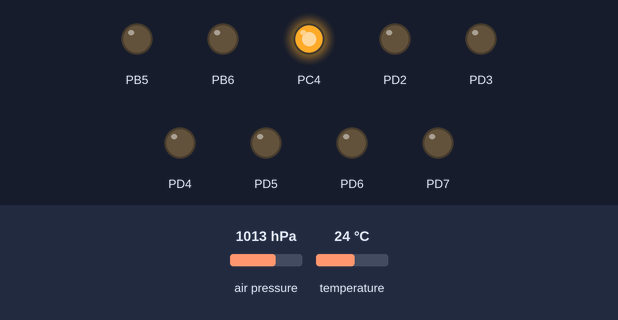
The program below on a simulated ATmega328P, built with avr-gcc and emulated at 8 MHz (the files do not name the chip). On the bench: output pins drawn as LEDs (lit = HIGH). Wiring (inferred from the names in the program): BMP180 pressure sensor at I2C address 0x77. Inputs (shaded band) come from the test bench; at power-on: air pressure 1013 hPa, temperature 24 °C. Pins used as bus, display or sensor lines are not drawn; what the program prints to the serial monitor is not drawn.

Above: at 0.1 s.
Timing chart, 0 to 1.6 s (numbered marks = the images above):
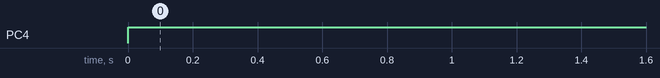

Measured:
- by itself, PC4: LOW → HIGH at 0.00 s

The program:

main.c
```c
/*
    BMP085 Test Code
	April 7, 2010
	by: Jim Lindblom

	Test code for the BMP085 Barometric Pressure Sensor.
	We'll first read all the calibration values from the sensor.
	Then the pressure and temperature readings will be read and calculated.
	Also attempts to calculate altitude (remove comments)
	The sensor is run in ultra low power mode.
	Tested on a 3.3V 8MHz Arduino Pro
	A4 (PC4) -> SDA
	A5 (PC5) -> SCL
	No Connection to EOC or XCLR pins
*/

#include <stdlib.h>
#include <stdio.h>
#include <avr/io.h>
#include <avr/pgmspace.h>
#include <avr/interrupt.h>
#include "types.h"
#include "defs.h"
//#include "math.h"	// To calculate altitude
#include "i2c.h"

#define FOSC 8000000
#define BAUD 9600
#define BMP085_R 0xEF
#define BMP085_W 0xEE
#define OSS 0	// Oversampling Setting (note: code is not set up to use other OSS values)

#define sbi(var, mask)   ((var) |= (uint8_t)(1 << mask))
#define cbi(var, mask)   ((var) &= (uint8_t)~(1 << mask))

///============Function Prototypes=========/////////////////
void BMP085_Calibration(void);

///============I2C Prototypes=============//////////////////
short bmp085ReadShort(unsigned char address);
long bmp085ReadTemp(void);
long bmp085ReadPressure(void);
void bmp085Convert(long * temperature, long * pressure);

///============Initialize Prototypes=====//////////////////
void ioinit(void);
void UART_Init(unsigned int ubrr);
static int uart_putchar(char c, FILE *stream);
void put_char(unsigned char byte);
static FILE mystdout = FDEV_SETUP_STREAM(uart_putchar, NULL, _FDEV_SETUP_WRITE);
void delay_ms(uint16_t x);

/////=========Global Variables======////////////////////
short ac1;
short ac2;
short ac3;
unsigned short ac4;
unsigned short ac5;
unsigned short ac6;
short b1;
short b2;
short mb;
short mc;
short md;

int main(void)
{
	long temperature = 0;
	long pressure = 0;
	//long altitude = 0;
	//double temp = 0;

	ioinit();
	i2cInit();
	delay_ms(100);

	BMP085_Calibration();

	while(1)
	{
		bmp085Convert(&temperature, &pressure);

		printf("Temperature: %ld (in 0.1 deg C)\n", temperature);
		printf("Pressure: %ld Pa\n\n", pressure);

		// For fun, lets convert to altitude
		/*temp = (double) pressure/101325;
		temp = 1-pow(temp, 0.19029);
		altitude = round(44330*temp);
		printf("Altitude: %ldm\n\n", altitude);*/

		delay_ms(1000);
	}
}

void BMP085_Calibration(void)
{
	printf("\nCalibration Information:\n");
	printf("------------------------\n");
	ac1 = bmp085ReadShort(0xAA);
	ac2 = bmp085ReadShort(0xAC);
	ac3 = bmp085ReadShort(0xAE);
	ac4 = bmp085ReadShort(0xB0);
	ac5 = bmp085ReadShort(0xB2);
	ac6 = bmp085ReadShort(0xB4);
	b1 = bmp085ReadShort(0xB6);
	b2 = bmp085ReadShort(0xB8);
	mb = bmp085ReadShort(0xBA);
	mc = bmp085ReadShort(0xBC);
	md = bmp085ReadShort(0xBE);

	printf("\tAC1 = %d\n", ac1);
	printf("\tAC2 = %d\n", ac2);
	printf("\tAC3 = %d\n", ac3);
	printf("\tAC4 = %d\n", ac4);
	printf("\tAC5 = %d\n", ac5);
	printf("\tAC6 = %d\n", ac6);
	printf("\tB1 = %d\n", b1);
	printf("\tB2 = %d\n", b2);
	printf("\tMB = %d\n", mb);
	printf("\tMC = %d\n", mc);
	printf("\tMD = %d\n", md);
	printf("------------------------\n\n");
}

// bmp085ReadShort will read two sequential 8-bit registers, and return a 16-bit value
// the MSB register is read first
// Input: First register to read
// Output: 16-bit value of (first register value << 8) | (sequential register value)
short bmp085ReadShort(unsigned char address)
{
	char msb, lsb;
	short data;

	i2cSendStart();
	i2cWaitForComplete();

	i2cSendByte(BMP085_W);	// write 0xEE
	i2cWaitForComplete();

	i2cSendByte(address);	// write register address
	i2cWaitForComplete();

	i2cSendStart();

	i2cSendByte(BMP085_R);	// write 0xEF
	i2cWaitForComplete();

	i2cReceiveByte(TRUE);
	i2cWaitForComplete();
	msb = i2cGetReceivedByte();	// Get MSB result
	i2cWaitForComplete();

	i2cReceiveByte(FALSE);
	i2cWaitForComplete();
	lsb = i2cGetReceivedByte();	// Get LSB result
	i2cWaitForComplete();

	i2cSendStop();

	data = msb << 8;
	data |= lsb;

	return data;
}

long bmp085ReadTemp(void)
{
	i2cSendStart();
	i2cWaitForComplete();

	i2cSendByte(BMP085_W);	// write 0xEE
	i2cWaitForComplete();

	i2cSendByte(0xF4);	// write register address
	i2cWaitForComplete();

	i2cSendByte(0x2E);	// write register data for temp
	i2cWaitForComplete();

	i2cSendStop();

	delay_ms(10);	// max time is 4.5ms

	return (long) bmp085ReadShort(0xF6);
}

long bmp085ReadPressure(void)
{
	long pressure = 0;

	i2cSendStart();
	i2cWaitForComplete();

	i2cSendByte(BMP085_W);	// write 0xEE
	i2cWaitForComplete();

	i2cSendByte(0xF4);	// write register address
	i2cWaitForComplete();

	i2cSendByte(0x34);	// write register data for temp
	i2cWaitForComplete();

	i2cSendStop();

	delay_ms(10);	// max time is 4.5ms

	pressure = bmp085ReadShort(0xF6);
	pressure &= 0x0000FFFF;

	return pressure;

	//return (long) bmp085ReadShort(0xF6);
}

void bmp085Convert(long* temperature, long* pressure)
{
	long ut;
	long up;
	long x1, x2, b5, b6, x3, b3, p;
	unsigned long b4, b7;

	ut = bmp085ReadTemp();
	ut = bmp085ReadTemp();	// some bug here, have to read twice to get good data
	up = bmp085ReadPressure();
	up = bmp085ReadPressure();

	x1 = ((long)ut - ac6) * ac5 >> 15;
	x2 = ((long) mc << 11) / (x1 + md);
	b5 = x1 + x2;
	*temperature = (b5 + 8) >> 4;

	b6 = b5 - 4000;
	x1 = (b2 * (b6 * b6 >> 12)) >> 11;
	x2 = ac2 * b6 >> 11;
	x3 = x1 + x2;
	b3 = (((int32_t) ac1 * 4 + x3) + 2)/4;
	x1 = ac3 * b6 >> 13;
	x2 = (b1 * (b6 * b6 >> 12)) >> 16;
	x3 = ((x1 + x2) + 2) >> 2;
	b4 = (ac4 * (unsigned long) (x3 + 32768)) >> 15;
	b7 = ((unsigned long) up - b3) * (50000 >> OSS);
	p = b7 < 0x80000000 ? (b7 * 2) / b4 : (b7 / b4) * 2;
	x1 = (p >> 8) * (p >> 8);
	x1 = (x1 * 3038) >> 16;
	x2 = (-7357 * p) >> 16;
	*pressure = p + ((x1 + x2 + 3791) >> 4);
}

/*********************
 ****Initialize****
 *********************/

void ioinit (void)
{
    //1 = output, 0 = input
	DDRB = 0b01100000; //PORTB4, B5 output
    DDRC = 0b00010000; //PORTC4 (SDA), PORTC5 (SCL), PORTC all others are inputs
    DDRD = 0b11111110; //PORTD (RX on PD0), PD2 is status output
	PORTC = 0b00110000; //pullups on the I2C bus

	UART_Init((unsigned int)(FOSC/16/BAUD-1));		// ocillator fq/16/baud rate -1
}

void UART_Init( unsigned int ubrr)
{
	// Set baud rate
	UBRR0H = ubrr>>8;
	UBRR0L = ubrr;

	// Enable receiver and transmitter
	UCSR0A = (0<<U2X0);
	UCSR0B = (1<<RXEN0)|(1<<TXEN0);

	// Set frame format: 8 bit, no parity, 1 stop bit,
	UCSR0C = (1<<UCSZ00)|(1<<UCSZ01);

	stdout = &mystdout; //Required for printf init
}

static int uart_putchar(char c, FILE *stream)
{
    if (c == '\n') uart_putchar('\r', stream);

    loop_until_bit_is_set(UCSR0A, UDRE0);
    UDR0 = c;

    return 0;
}

void put_char(unsigned char byte)
{
	/* Wait for empty transmit buffer */
	while ( !( UCSR0A & (1<<UDRE0)) );
	/* Put data into buffer, sends the data */
	UDR0 = byte;
}
```

defs.h
```c
/*! \file avrlibdefs.h \brief AVRlib global defines and macros. */
//*****************************************************************************
//
// File Name	: 'avrlibdefs.h'
// Title		: AVRlib global defines and macros include file
// Author		: Pascal Stang
// Created		: 7/12/2001
// Revised		: 9/30/2002
// Version		: 1.1
// Target MCU	: Atmel AVR series
// Editor Tabs	: 4
//
//	Description : This include file is designed to contain items useful to all
//					code files and projects, regardless of specific implementation.
//
// This code is distributed under the GNU Public License
//		which can be found at http://www.gnu.org/licenses/gpl.txt
//
//*****************************************************************************


#ifndef AVRLIBDEFS_H
#define AVRLIBDEFS_H

//#define F_CPU 4000000
#define MEM_TYPE 1

// Code compatibility to new AVR-libc
// outb(), inb(), inw(), outw(), BV(), sbi(), cbi(), sei(), cli()
#ifndef outb
	#define	outb(addr, data)	addr = (data)
#endif
#ifndef inb
	#define	inb(addr)			(addr)
#endif
#ifndef outw
	#define	outw(addr, data)	addr = (data)
#endif
#ifndef inw
	#define	inw(addr)			(addr)
#endif
#ifndef BV
	#define BV(bit)			(1<<(bit))
#endif
//#ifndef cbi
//	#define cbi(reg,bit)	reg &= ~(BV(bit))
//#endif
//#ifndef sbi
//	#define sbi(reg,bit)	reg |= (BV(bit))
//#endif
#ifndef cli
	#define cli()			__asm__ __volatile__ ("cli" ::)
#endif
#ifndef sei
	#define sei()			__asm__ __volatile__ ("sei" ::)
#endif

// support for individual port pin naming in the mega128
// see port128.h for details
#ifdef __AVR_ATmega128__
// not currently necessary due to inclusion
// of these defines in newest AVR-GCC
// do a quick test to see if include is needed
#ifndef PD0
	//#include "port128.h"
#endif
#endif

// use this for packed structures
// (this is seldom necessary on an 8-bit architecture like AVR,
//  but can assist in code portability to AVR)
#define GNUC_PACKED __attribute__((packed))

// port address helpers
#define DDR(x) ((x)-1)    // address of data direction register of port x
#define PIN(x) ((x)-2)    // address of input register of port x

// MIN/MAX/ABS macros
#define MIN(a,b)			((a<b)?(a):(b))
#define MAX(a,b)			((a>b)?(a):(b))
#define ABS(x)				((x>0)?(x):(-x))

// constants
#define PI		3.14159265359

#endif
```

i2c.h
```c
//      This library provides the high-level functions needed to use the I2C
//	serial interface supported by the hardware of several AVR processors.
#include <avr/io.h>
#include <avr/interrupt.h>
#include "types.h"
#include "defs.h"

// TWSR values (not bits)
// (taken from avr-libc twi.h - thank you Marek Michalkiewicz)
// Master
#define TW_START					0x08
#define TW_REP_START				0x10
// Master Transmitter
#define TW_MT_SLA_ACK				0x18
#define TW_MT_SLA_NACK				0x20
#define TW_MT_DATA_ACK				0x28
#define TW_MT_DATA_NACK				0x30
#define TW_MT_ARB_LOST				0x38
// Master Receiver
#define TW_MR_ARB_LOST				0x38
#define TW_MR_SLA_ACK				0x40
#define TW_MR_SLA_NACK				0x48
#define TW_MR_DATA_ACK				0x50
#define TW_MR_DATA_NACK				0x58
// Slave Transmitter
#define TW_ST_SLA_ACK				0xA8
#define TW_ST_ARB_LOST_SLA_ACK		0xB0
#define TW_ST_DATA_ACK				0xB8
#define TW_ST_DATA_NACK				0xC0
#define TW_ST_LAST_DATA				0xC8
// Slave Receiver
#define TW_SR_SLA_ACK				0x60
#define TW_SR_ARB_LOST_SLA_ACK		0x68
#define TW_SR_GCALL_ACK				0x70
#define TW_SR_ARB_LOST_GCALL_ACK	0x78
#define TW_SR_DATA_ACK				0x80
#define TW_SR_DATA_NACK				0x88
#define TW_SR_GCALL_DATA_ACK		0x90
#define TW_SR_GCALL_DATA_NACK		0x98
#define TW_SR_STOP					0xA0
// Misc
#define TW_NO_INFO					0xF8
#define TW_BUS_ERROR				0x00

// defines and constants
#define TWCR_CMD_MASK		0x0F
#define TWSR_STATUS_MASK	0xF8

// return values
#define I2C_OK				0x00
#define I2C_ERROR_NODEV		0x01

#define sbi(var, mask)   ((var) |= (uint8_t)(1 << mask))
#define cbi(var, mask)   ((var) &= (uint8_t)~(1 << mask))

#define WRITE_sda() DDRC = DDRC | 0b00010000 //SDA must be output when writing
#define READ_sda()  DDRC = DDRC & 0b11101111 //SDA must be input when reading - don't forget the resistor on SDA!!

// functions

//! Initialize I2C (TWI) interface
void i2cInit(void);

//! Set the I2C transaction bitrate (in KHz)
void i2cSetBitrate(unsigned short bitrateKHz);

// Low-level I2C transaction commands
//! Send an I2C start condition in Master mode
void i2cSendStart(void);
//! Send an I2C stop condition in Master mode
void i2cSendStop(void);
//! Wait for current I2C operation to complete
void i2cWaitForComplete(void);
//! Send an (address|R/W) combination or a data byte over I2C
void i2cSendByte(unsigned char data);
//! Receive a data byte over I2C
// ackFlag = TRUE if recevied data should be ACK'ed
// ackFlag = FALSE if recevied data should be NACK'ed
void i2cReceiveByte(unsigned char ackFlag);
//! Pick up the data that was received with i2cReceiveByte()
unsigned char i2cGetReceivedByte(void);
//! Get current I2c bus status from TWSR
unsigned char i2cGetStatus(void);
void delay_ms(uint16_t x);

// high-level I2C transaction commands

//! send I2C data to a device on the bus (non-interrupt based)
unsigned char i2cMasterSendNI(unsigned char deviceAddr, unsigned char length, unsigned char* data);
//! receive I2C data from a device on the bus (non-interrupt based)
unsigned char i2cMasterReceiveNI(unsigned char deviceAddr, unsigned char length, unsigned char *data);

/*********************
 ****I2C Functions****
 *********************/

void i2cInit(void)
{
	// set i2c bit rate to 40KHz
	i2cSetBitrate(100);
	// enable TWI (two-wire interface)
	sbi(TWCR, TWEN);	// Enable TWI
}

void i2cSetBitrate(unsigned short bitrateKHz)
{
	unsigned char bitrate_div;
	// set i2c bitrate
	// SCL freq = F_CPU/(16+2*TWBR))
	cbi(TWSR, TWPS0);
	cbi(TWSR, TWPS1);

	//calculate bitrate division
	bitrate_div = ((F_CPU/4000l)/bitrateKHz);
	if(bitrate_div >= 16)
		bitrate_div = (bitrate_div-16)/2;
	outb(TWBR, bitrate_div);
}

void i2cSendStart(void)
{
	WRITE_sda();
	// send start condition
	TWCR = (1<<TWINT)|(1<<TWSTA)|(1<<TWEN);
}

void i2cSendStop(void)
{
	// transmit stop condition
        TWCR = (1<<TWINT)|(1<<TWEN)|(1<<TWSTO);
}

void i2cWaitForComplete(void)
{
	int i = 0;		//time out variable

	// wait for i2c interface to complete operation
    while ((!(TWCR & (1<<TWINT))) && (i < 90))
		i++;
	if (i>88)
		printf("complete timed out\n");
}

void i2cSendByte(unsigned char data)
{
	delay_ms(1);
	//printf("sending 0x%x\n", data);
	WRITE_sda();
	// save data to the TWDR
	TWDR = data;
	// begin send
	TWCR = (1<<TWINT)|(1<<TWEN);
}

void i2cReceiveByte(unsigned char ackFlag)
{
	// begin receive over i2c
	if( ackFlag )
	{
		// ackFlag = TRUE: ACK the recevied data
		outb(TWCR, (inb(TWCR)&TWCR_CMD_MASK)|BV(TWINT)|BV(TWEA));
	}
	else
	{
		// ackFlag = FALSE: NACK the recevied data
		outb(TWCR, (inb(TWCR)&TWCR_CMD_MASK)|BV(TWINT));
	}
}

unsigned char i2cGetReceivedByte(void)
{
	// retieve received data byte from i2c TWDR
	return( inb(TWDR) );
}

unsigned char i2cGetStatus(void)
{
	// retieve current i2c status from i2c TWSR
	return( inb(TWSR) );
}

void delay_ms(uint16_t x)
{
  uint8_t y, z;
  for ( ; x > 0 ; x--){
    for ( y = 0 ; y < 90 ; y++){
      for ( z = 0 ; z < 6 ; z++){
        asm volatile ("nop");
      }
    }
  }
}
```

types.h
```c
//useful things to include in code

#ifndef TYPES_H
#define TYPES_H

#ifndef WIN32
	// true/false defines
	#define FALSE	0
	#define TRUE	-1
#endif

// datatype definitions macros
typedef unsigned char  u08;
typedef   signed char  s08;
typedef unsigned short u16;
typedef   signed short s16;
typedef unsigned long  u32;
typedef   signed long  s32;
typedef unsigned long long u64;
typedef   signed long long s64;

/* use inttypes.h instead
// C99 standard integer type definitions
typedef unsigned char	uint8_t;
typedef   signed char	int8_t;
typedef unsigned short	uint16_t;
typedef   signed short	int16_t;
typedef unsigned long	uint32_t;
typedef   signed long	int32_t;
typedef unsigned long	uint64_t;
typedef   signed long	int64_t;
*/
// maximum value that can be held
// by unsigned data types (8,16,32bits)
#define MAX_U08	255
#define MAX_U16	65535
#define MAX_U32	4294967295

// maximum values that can be held
// by signed data types (8,16,32bits)
#define MIN_S08	-128
#define MAX_S08	127
#define MIN_S16	-32768
#define MAX_S16	32767
#define MIN_S32	-2147483648
#define MAX_S32	2147483647

#ifndef WIN32
	// more type redefinitions
	typedef unsigned char   BOOL;
	typedef unsigned char	BYTE;
	typedef unsigned int	WORD;
	typedef unsigned long	DWORD;

	typedef unsigned char	UCHAR;
	typedef unsigned int	UINT;
	typedef unsigned short  USHORT;
	typedef unsigned long	ULONG;

	typedef char			CHAR;
	typedef int				INT;
	typedef long			LONG;
#endif

#endif
```
